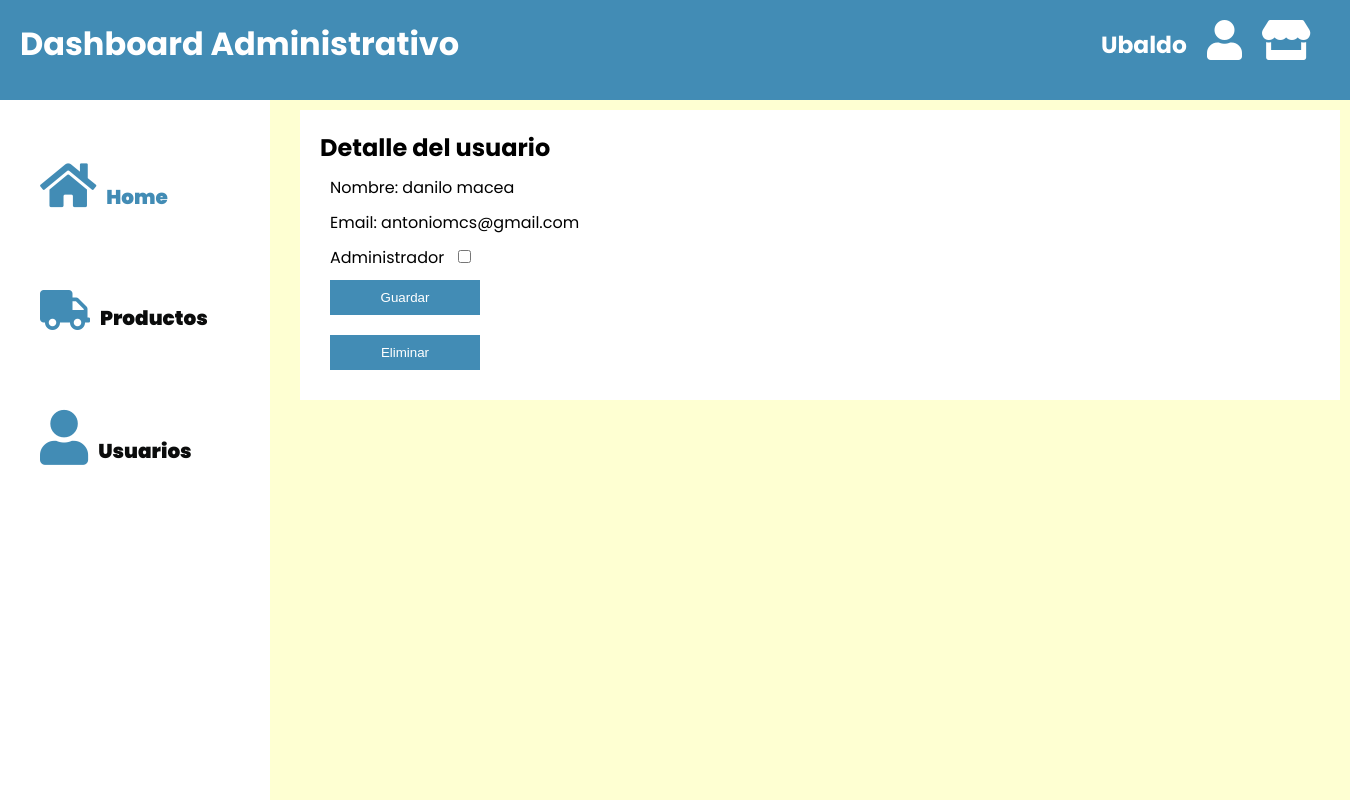
The page /admin/user/7/ (signed in) on the database its author committed.
### app/auth/models.py (models this page shows, shortened)
class User(db.Model, UserMixin):
    __tablename__='Usuarios'
    id = db.Column(db.Integer, primary_key=True)
    nombre = db.Column(db.String(80), nullable=False)
    apellido = db.Column(db.String(80), nullable=False)
    email = db.Column(db.String(128), unique=True, nullable=False)
    password = db.Column(db.String(128), nullable=False)
    id_admin = db.Column(db.Boolean, default=False)
    @staticmethod
    def get_by_id(id):
        return User.query.get(id)

### app/admin/routes.py (the view)
@admin_bp.route("/admin/user/<int:user_id>/", methods=['GET', 'POST'])
@login_required
@admin_required
def update_user_form(user_id):
    user = User.get_by_id(user_id)
    if user is None:
        print(f'El usuario {user_id} no existe')
        abort(404)
    form = UserAdminForm(obj=user)
    if form.validate_on_submit():
        user.id_admin = form.id_admin.data
        user.save()
        print(f'Guardando el usuario {user_id}')
        return redirect(url_for('admin.list_user'))
    return render_template("admin/user_form.html", form=form, user=user)

### app/admin/forms.py
class UserAdminForm(FlaskForm):
    id_admin = BooleanField('Administrador')
    submit = SubmitField('Guardar')

### app/auth/routes.py (called while the page is built)
@login_manager.user_loader
def load_user(user_id):
    return User.get_by_id(int(user_id))

### app/admin/templates/admin/user_form.html (shortened to what this page needs)
{% extends 'admin/admbase.html' %}
{% block main %}
<div class="user_form">
    <h2>Detalle del usuario</h2>
    <div>
        <p> Nombre: {{ user.nombre }}</p>
    </div>
    <div>
        <p> Email: {{ user.email }}</p>
    </div>
    <form action="" method="post" novalidate>
        <div>
            {{ form.id_admin.label }}
            {{ form.id_admin }}<br>
        </div>
        <div>
            {{ form.submit() }}
        </div>
    </form>
    <form action="{{ url_for('admin.delete_user', user_id=user.id) }}" method="post" novalidate>
        <input type="submit" value="Eliminar" />
    </form>
</div>
{% endblock %}

### app/admin/templates/admin/admbase.html (shortened to what this page needs)
<!DOCTYPE html>
<html lang="es">
<head>
    {% block head %}
 <link rel="stylesheet" href="https://use.fontawesome.com/releases/v5.15.4/css/all.css">
 <link rel="stylesheet" href="{{ url_for('static', filename='css/admbase.css')}}">
 {% endblock %}
</head>
<body>
    {% block header %}
    <header class="header">
        <div class="header_content">
            <div class="title">
                <h1>Dashboard Administrativo</h1>
            </div>
            <div class="perfil">
                <h3>{{ current_user.nombre }}</h3>
                <a href=""><i class="fas fa-user"></i></a>
                <a href="/"><i class="fas fa-store"></i></a>
            </div>
        </div>
    </header>
    {% endblock %}
    <section class="section">
        {% block aside %}
        <aside class="aside">
            <nav class="nav">
                <ul>
                        <li class="item">
                            <a href="{{url_for('admin.admin')}}" class="active"><i class="fas fa-home"></i>Home</a>
                        </li>
                        <li class="item">
                            <a href="{{url_for('admin.list_posts')}}"><i class="fas fa-truck"></i></i>Productos</a>
                        </li>
                        <li class="item">
                            <a href="{{url_for('admin.list_user')}}"><i class="fas fa-user"></i>Usuarios</a>
                        </li>
                </ul>
            </nav>
        </aside>
        {% endblock %}
        <div class="main">
            {% block main %}{% endblock %}
        </div>
    </section>
</body>
</html>

### app/static/css/admbase.css (style rules this page uses)
* { padding: 0; margin: 0; }
body { font-family: 'Poppins', sans-serif; background: #FEFFD2; width: 100%; height: 100%; }
.header { display: block; width: 100%; height: 100px; background: #428CB5; position: fixed; z-index: 2; }
.header_content { display: flex; justify-content: space-between; padding: 20px; }
.header_content .title h1 { color: #fff; }
.header_content .perfil { display: flex; font-size: 20px; line-height: 50px; }
.header_content .perfil h3 { margin-right: 20px; color: #fff; }
.header_content .perfil .fa-user { font-size: 40px; margin-right: 20px; color: #fff; }
.header_content .perfil .fa-store { font-size: 40px; margin-right: 20px; color: #fff; }
.section { display: grid; grid-template-columns: 200px 1fr; }
.aside { display: block; background: #fff; margin-top: 100px; }
.nav { margin: 0; padding: 0; width: 20%; background: #ffffff; height: 100%; position: fixed; overflow: auto; }
.nav ul { padding: 20px; list-style: none; display: flex; flex-direction: column; }
.item a { padding: 10px; margin: 20px 0; display: block; }
.item a { text-decoration: none; font-size: 20px; color: #0b0c0c; font-weight: 900; }
.item a .fa-home { font-size: 50px; color: #428CB5; margin: 10px; }
.item a .fa-truck { font-size:40px ; color: #428CB5; margin: 10px; }
.item a .fa-user { font-size:55px ; color: #428CB5; margin: 10px; }
.item .active { color: #428CB5; }
.main { grid-area: main; padding: 20px; margin: 10px 100px; background: #fff; }
.user_form { width: 1000px; }
.user_form input[type=submit] { padding: 10px; width: 150px; margin: 10px; background: #428CB5; border: none; color: #fff; }
.user_form p { margin: 10px; }
.user_form label { margin: 10px; }

### rows shown on the page
User: nombre "Ubaldo"
User: nombre "danilo macea", email "antoniomcs@gmail.com"
